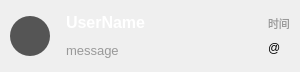
<?xml version="1.0" encoding="UTF-8"?>
<ui version="4.0">
 <class>ChatUserWidget</class>
 <widget class="QWidget" name="ChatUserWidget">
  <property name="geometry">
   <rect>
    <x>0</x>
    <y>0</y>
    <width>300</width>
    <height>72</height>
   </rect>
  </property>
  <property name="minimumSize">
   <size>
    <width>300</width>
    <height>64</height>
   </size>
  </property>
  <property name="maximumSize">
   <size>
    <width>300</width>
    <height>111</height>
   </size>
  </property>
  <property name="windowTitle">
   <string>Form</string>
  </property>
  <property name="styleSheet">
   <string notr="true"/>
  </property>
  <layout class="QVBoxLayout" name="verticalLayout_3">
   <property name="leftMargin">
    <number>0</number>
   </property>
   <property name="topMargin">
    <number>0</number>
   </property>
   <property name="rightMargin">
    <number>0</number>
   </property>
   <property name="bottomMargin">
    <number>0</number>
   </property>
   <item>
    <widget class="QWidget" name="widget" native="true">
     <property name="maximumSize">
      <size>
       <width>300</width>
       <height>16777215</height>
      </size>
     </property>
     <property name="styleSheet">
      <string notr="true">QWidget{
	background-color: transparent; 
}</string>
     </property>
     <layout class="QHBoxLayout" name="horizontalLayout">
      <property name="leftMargin">
       <number>10</number>
      </property>
      <property name="topMargin">
       <number>5</number>
      </property>
      <property name="rightMargin">
       <number>10</number>
      </property>
      <property name="bottomMargin">
       <number>5</number>
      </property>
      <item>
       <widget class="QLabel" name="icon_label">
        <property name="minimumSize">
         <size>
          <width>40</width>
          <height>40</height>
         </size>
        </property>
        <property name="maximumSize">
         <size>
          <width>40</width>
          <height>40</height>
         </size>
        </property>
        <property name="styleSheet">
         <string notr="true">QLabel{
	border-radius: 20px;
	background-color: #555; 
}</string>
        </property>
        <property name="text">
         <string/>
        </property>
       </widget>
      </item>
      <item>
       <widget class="QWidget" name="widget_3" native="true">
        <property name="maximumSize">
         <size>
          <width>200</width>
          <height>16777215</height>
         </size>
        </property>
        <layout class="QVBoxLayout" name="verticalLayout">
         <property name="spacing">
          <number>5</number>
         </property>
         <property name="leftMargin">
          <number>10</number>
         </property>
         <property name="topMargin">
          <number>5</number>
         </property>
         <property name="rightMargin">
          <number>10</number>
         </property>
         <property name="bottomMargin">
          <number>5</number>
         </property>
         <item>
          <widget class="QLabel" name="userName_label">
           <property name="maximumSize">
            <size>
             <width>200</width>
             <height>16777215</height>
            </size>
           </property>
           <property name="styleSheet">
            <string notr="true">color: #FFFFFF;
font-size: 16px;
font-weight: bold;</string>
           </property>
           <property name="text">
            <string>UserName</string>
           </property>
          </widget>
         </item>
         <item>
          <widget class="QLabel" name="message_label">
           <property name="maximumSize">
            <size>
             <width>200</width>
             <height>16777215</height>
            </size>
           </property>
           <property name="styleSheet">
            <string notr="true">color: #999999;
font-size: 13px;</string>
           </property>
           <property name="text">
            <string>message</string>
           </property>
          </widget>
         </item>
        </layout>
       </widget>
      </item>
      <item>
       <spacer name="horizontalSpacer">
        <property name="orientation">
         <enum>Qt::Orientation::Horizontal</enum>
        </property>
        <property name="sizeHint" stdset="0">
         <size>
          <width>40</width>
          <height>20</height>
         </size>
        </property>
       </spacer>
      </item>
      <item>
       <widget class="QWidget" name="widget_2" native="true">
        <property name="maximumSize">
         <size>
          <width>80</width>
          <height>16777215</height>
         </size>
        </property>
        <layout class="QVBoxLayout" name="verticalLayout_2">
         <property name="leftMargin">
          <number>0</number>
         </property>
         <property name="rightMargin">
          <number>0</number>
         </property>
         <item>
          <widget class="QLabel" name="time_label">
           <property name="styleSheet">
            <string notr="true">color: #999999; font-size: 11px;</string>
           </property>
           <property name="text">
            <string>时间</string>
           </property>
          </widget>
         </item>
         <item>
          <widget class="QLabel" name="redPoint_label">
           <property name="maximumSize">
            <size>
             <width>20</width>
             <height>20</height>
            </size>
           </property>
           <property name="text">
            <string>&lt;html&gt;&lt;head/&gt;&lt;body&gt;&lt;p&gt;@&lt;/p&gt;&lt;/body&gt;&lt;/html&gt;</string>
           </property>
          </widget>
         </item>
        </layout>
       </widget>
      </item>
     </layout>
    </widget>
   </item>
  </layout>
 </widget>
 <resources/>
 <connections/>
</ui>
